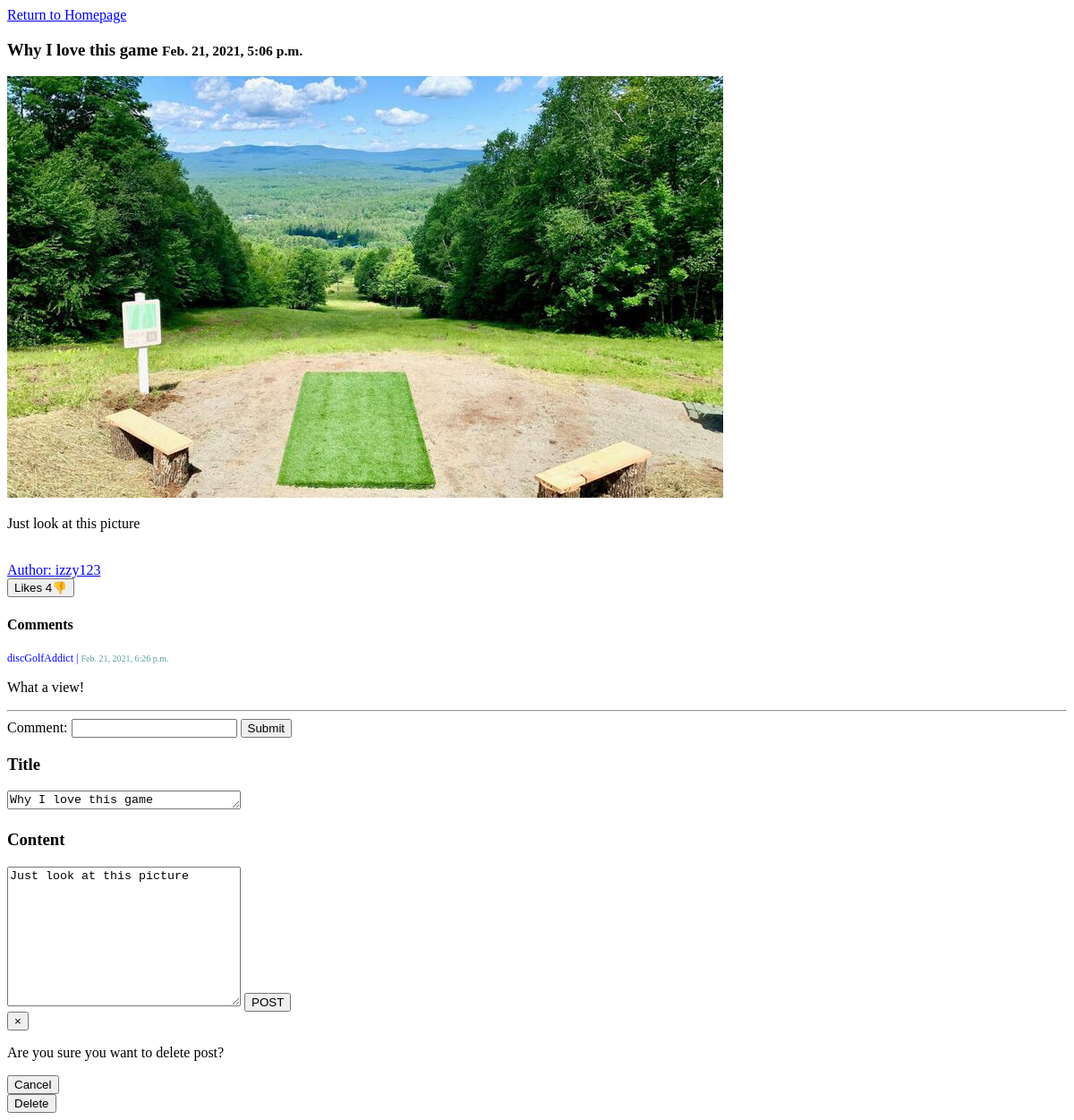
/details/16 (signed in), run on an earlier commit of the app's database.
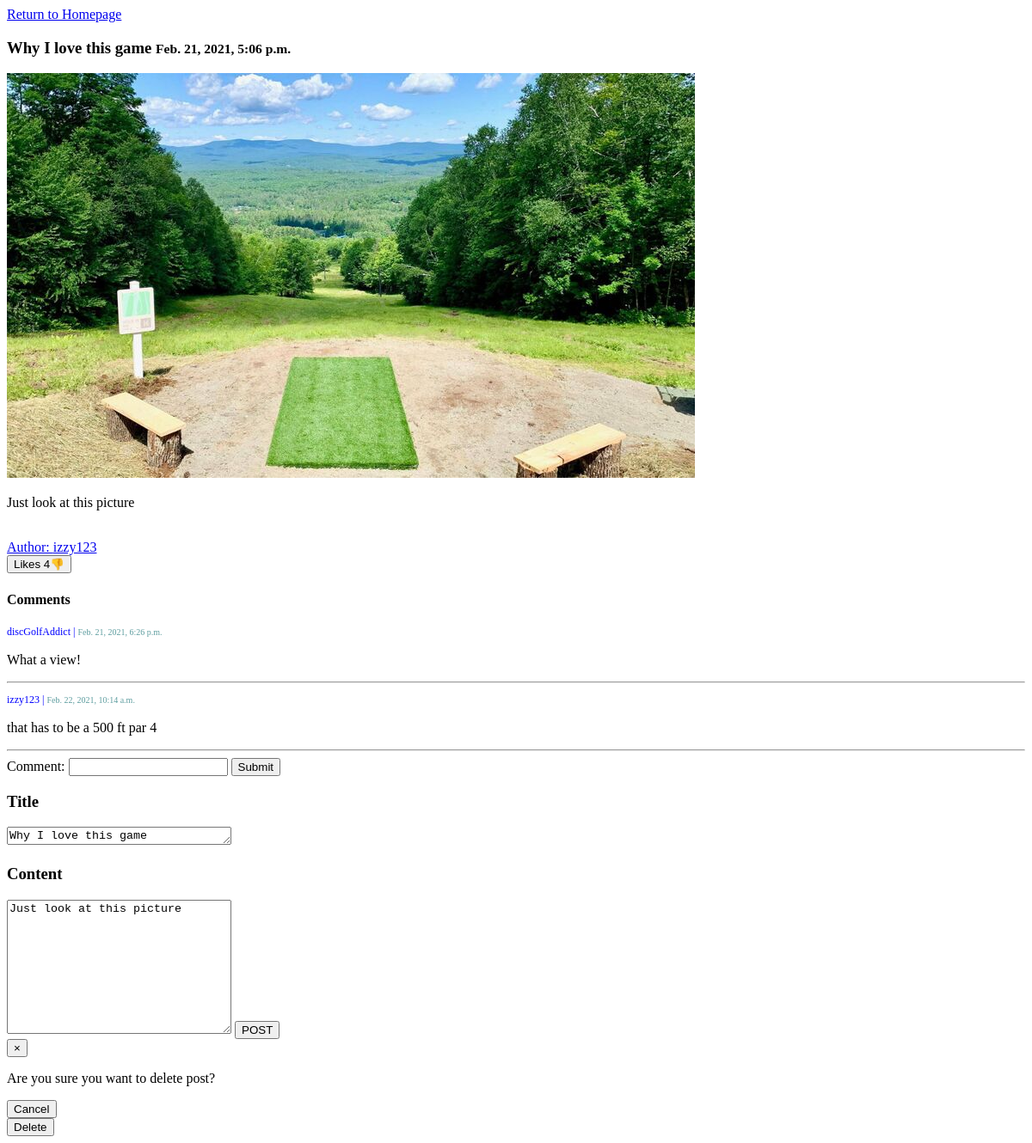
And on a later commit of the database.
### blog_app/models.py (models this page shows, shortened)
class Comments(models.Model):
    content = models.TextField()
    post = models.ForeignKey(Posts, related_name="comments", on_delete = models.CASCADE)
    commented_by = models.ForeignKey(User, related_name="comments", on_delete=models.CASCADE)
    created_at = models.DateTimeField(auto_now_add=True)
    updated_at = models.DateTimeField(auto_now=True)

class User(models.Model):
    user_name = models.CharField(max_length=25)
    email = models.CharField(max_length=50)
    password = models.CharField(max_length=30)
    objects = Log_Reg_Manager()

### blog_app/views.py (the view)
# urls.py: path('details/<int:id>', views.details, name='details page of a post'),
def details(request,id):
    post = Posts.objects.get(id=id)
    current_user = User.objects.get(id = request.session['user_id'])
    comments = post.comments.all()
    context={
        'post' : post,
        'user':current_user,
        'comments':comments
    }
    return render(request,"post_details.html",context )

### blog_app/templates/post_details.html (shortened to what this page needs)
<!DOCTYPE html>
<html lang="en">
    <head>
        <link rel="stylesheet" href="https://dhbhdrzi4tiry.cloudfront.net/cdn/sites/foundation.min.css">
        {%load static%}
        <link rel="stylesheet" href="{% static 'css/home.css' %}">
    </head>
    <body>
        <header>
            <a href="/home">Return to Homepage</a>
        </header>
        <main>
            <div class="row" id="content">
                <div class="medium-12 columns">
                    <div class="blog-post">
                        <h3>{{post.title}} <small>{{post.created_at}}</small></h3>
                        <img class="thumbnail" src="/media/{{post.header_image}}">
                        <p>{{post.content |safe}}</p>
                        <div class="callout">
                            <ul class="menu simple">
                                <li><a href="#">Author: {{post.posted_by.user_name}}</a></li>
                                <li><form action="/likeOnDetails/{{post.id}}" method="POST" class="like-form" id="{{post.id}}">
                                {% if post in user.liked_posts.all %}
                                    <button type="submit", name="post_id", value="{{post_id}}", class="hollow button warning"> Likes {{post.likes.count}}&#128078</button>
                                {% else %}
                                    <button type="submit", name="post_id", value="{{post_id}}", class="hollow button success">Likes {{post.likes.count}}&#128077</button>
                                {% endif %}
                                </form>
                                </li>
                            </ul>
                            <h4>Comments</h4>
                            {% if not post.comments.all %}
                                no comments yet....add one
                            {% else %}
                                {% for comment in comments %}
                                <p class="comment-by">{{comment.commented_by.user_name}} | <span class="comment-date">{{comment.created_at}}</span></p>
                                <p class="comment-content">{{comment.content}}</p>
                                <hr>
                                {% endfor %}
                            {% endif %}
                            <form action="/create_comment/{{post.id}}" method="POST">
                            <label for="comments">Comment:</label>
                            <input type="text" name="content" id="content">
                            <button class="button primary">Submit</button>
                            </form>
                        </div>
                    </div>
                </div>
            </div>
            <div class="reveal" id="EditPost-Modal" data-reveal>
                <form action="/edit-post/{{post.id}}" method="post" enctype="multipart/form-data">
                    <h3>Title</h3>
                <textarea name="title" id="title" cols="30" rows="1" >{{post.title}}</textarea>
                <h3>Content</h3>
                <textarea name="content" id="content" cols="30" rows="10" >{{post.content}}</textarea>
                <button class='success button' type="submit">POST</button>
                </form>
                <button class="close-button" data-close aria-label="Close modal" type="button">
                    <span aria-hidden="true">&times;</span>
                </button>
            </div>
            <div class="tiny reveal" id="DeletePost-Modal" data-reveal>
                <p>Are you sure you want to delete post?</p>
                <button class='success button' data-close aria-label="Close modal">Cancel</button>
                <form action="/delete-post/{{post.id}}" method="post">
                    <button class='alert button' type="submit">Delete</button>
                </form>
            </div>
        </main>
    </body>
</html>

What changed in the data, as far as the page shows it:
added Comments: commented_by.user_name "izzy123", created_at "Feb. 22, 2021, 10:14 a.m.", content "that has to be a 500 ft par 4"
